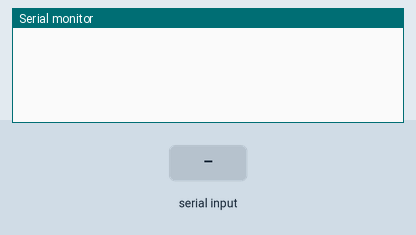
The sketch below on a simulated Arduino Mega 2560, built with avr-gcc and run on an emulated ATmega2560. On the bench: the last lines printed to the serial monitor. The inputs (shaded band) are chosen by the test bench.

Above: at 1.3 s.
1.4 s: "90,45,200\n" received over the second serial link
At 2.3 s:
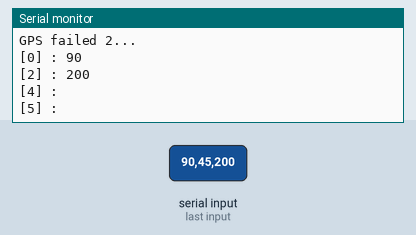
2.9 s: "30,150,10\n" received over the second serial link
At 3.4 s:
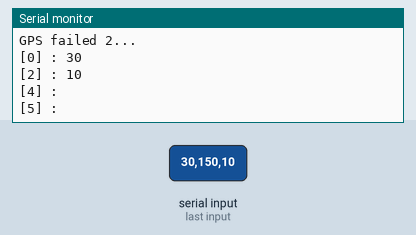
Timing chart, 0 to 5.9 s (numbered marks = the images above; inputs shaded):
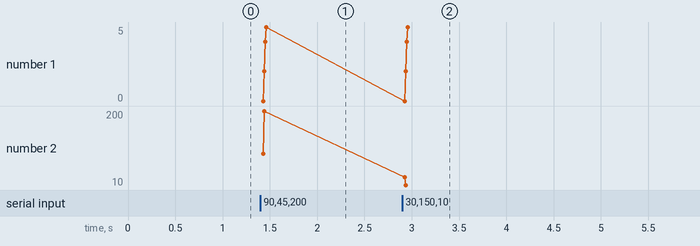

Measured:
- after the input at 1.4 s, the serial monitor: prints a new line at once (image 1)
- after the input at 2.9 s, the serial monitor: prints a new line at once (image 2)
- plotted number 2: 200 → 10 after the input at 2.9 s

The sketch:

Gps_for_main13.ino
```cpp
//##################################################
//Note 重大な個人情報が含まれてます。
//##################################################
//10 5/31整理 loop内をGetGpsData()とCalDistanceDirection()だけにした
//いずれも家の中なので精度はご愛嬌
//安田講堂(地図では(D, D)=(1602.1, 4.48286) 方向は定規で測った精度が微妙、距離はほぼほぼ正しいはず)
//Latitude = 35.436405 N, Longitude = 139.459671 Distance = 1592.276611 Direction = 4.485278
//Latitude = 35.436519, Longitude = 139.459701 Distance = 1613.998657, Direction = 4.485466
//Latitude = 35.436424, Longitude = 139.459701 Distance = 1596.763549, Direction = 4.482973
//麺や「ひだまり」の角(D, D)=(213.0, 2.44914)
//Latitude = 35.436492, Longitude = 139.459732 Distance = 211.008300, Direction = 2.472194
//11 timerいれて五秒間取れないときの処理を書いた
//12 Get_Gps_Dataに代入するのをやめた GPSをGpsに直した GetGpsData()が0,1を返すようになった
//##################################################
//##################################################

#include <math.h>			// atan2とか
//##################
#define SERIAL_BAUDRATE 9600			// シリアル通信のボーレート
//##################

//######
//##################
//Arduino Uno 用設定		下のとどちらかにすること
//#include <SoftwareSerial.h>
//SoftwareSerial g_gps(6,7);
//#define GpsSerialBegin(baudrate) g_gps.begin(baudrate)
//#define GpsSerialRead() g_gps.read()
//#define GpsSerialPrint(gpssenddata) g_gps.print(gpssenddata)
//#define GpsSerialAvailable() g_gps.available()
//##################

//##################
//Arduino Mega 用設定
#define GpsSerialBegin(baudrate) Serial1.begin(baudrate)
#define GpsSerialRead() Serial1.read()
#define GpsSerialPrint(gpssenddata) Serial1.print(gpssenddata)
#define GpsSerialAvailable() Serial1.available()
//##################
//######

const long EARTH_RADIUS = 6378137;
//##################
//目標地点座標
//										!!!!!!!!!!!!東経なら正、西経なら負にすること!!!!!!!!!!!!!!!!!!
//#define TARGET_LATITUDE 35.436867
//#define TARGET_LONGITUDE 139.461983     //dd,mmmmmm,日暮里駅東の角
//const double TARGET_LATITUDE = 35.428045;
//const double TARGET_LONGITUDE = 139.457297;   //dd,mmmmmm安田講堂塔真ん中(D, D)=(1602.1, 4.48286)
const double TARGET_LATITUDE = 35.437200;
const double TARGET_LONGITUDE = 139.458633;   //dd,mmmmmm麺や「ひだまり」の角(D, D)=(213.0, 2.44914)
//const double TARGET_LATITUDE = 35.428333;
//const double TARGET_LONGITUDE = 139.456100;   //dd,mmmmmm工学部広場丸のとこの中心(D, D)=()
//##################

// #################
// 鈴本が新たに定義
#define GPS_RAW_ARR_LENGTH 20			// Gps_Raw_Arrの長さ
#define GPS_RAW_ARR_BUF_LENGTH 20		// Gps_Raw_Arrの値の長さ

char Gps_Raw_Arr[GPS_RAW_ARR_LENGTH][GPS_RAW_ARR_BUF_LENGTH];
// ##############

//####################
//Split未実装時のGlobal変数
//char *Gps_Lat_Raw;
//char *Gps_Long_Raw;
//char *Gps_W_or_E;			//南半球対応せず
//####################

//####################
//int Get_Gps_Data = 0;			//取れたら1or取れなかったら0

double Gps_Lat;				//
double Gps_Long;			//dd.mmmmmmにすること
double Gps_Distance;			//センサと目的地間距離
double Gps_Radian;				//センサから目的地までの方位
//####################


//$$$$$$$$$$$$$$$$$$$$$$$$$$$$$$$$$$$$$$$$$$$$$$$$$$$$
//$$$$$$$$$$$$$$$$$$$$$$$$$$$$$$$$$$$$$$$$$$$$$$$$$$$$
//11以降は以下に追加

//$$$$$$$$$$$$$$$$$$$$$$$$$$$$$$$$$$$$$$$$$$$$$$$$$$$$


void setup(){
	Serial.begin(SERIAL_BAUDRATE);
	GpsSerialBegin(SERIAL_BAUDRATE);			// Serial通信の開始
	SendUnable(3);				//GPS:3.GSV,2.GSA,4.RMCの無効化
	SendUnable(2);
	SendUnable(4);
	delay(100);
}

void loop(){
	int getGpsData = 0;			//GetGpsData()の返り値保存用
	unsigned long time = millis();
	do{
		if(millis() > time + 5000) {		//これで5秒間とれなかったらループから外れる...はず
			break;
		}
		getGpsData = GetGpsData();
	}while(getGpsData != 1);
//	}while(Get_Gps_Data != 1);

//	if(Get_Gps_Data == 1){
	if(getGpsData == 1){
		Serial.print("<<GPS DATA>>\n");
		Serial.print("Latitude = ");
		Serial.print(Gps_Lat,6);
		Serial.print(", Longitude = ");
		Serial.println(Gps_Long,6);
//		Serial.print(" ");
//		Serial.println(Gps_W_or_E);
		CalDistanceDirection();					//目的地までの距離と方角計算
		Serial.print("Distance = ");
		Serial.print(Gps_Distance, 6);
		Serial.print(", Direction = ");
		Serial.println(Gps_Radian, 6);
		Serial.println();
	}
}


//#############################################
//#############################################
//不要なデータを送らないようにする datatype:0:GGA 1:GGL 2:GSA 3:GSV 4:RMC 5:VTG 6:MSS 8:ZDA
void SendUnable(int datatype){
	char c , buf[24] ;
	memset(buf,0x00,sizeof(buf)) ;
	strcat(buf,"$PSRF103,");
	buf[9] = datatype + 0x30 ;
	strcat(buf,",0,0");
	strcat(buf,",1") ;			// ChecksumEnable (チェックサムは付加する)
	c = ChecksumCalc(&buf[1]) ;			// チェックサムの計算を行う
	strcat(buf,"*") ;				// Checksum
	itoa(c,&buf[strlen(buf)],16) ;
	c = strlen(buf) ;
	buf[c] = 0x0d ;				// CR
	buf[c+1] = 0x0a ;				// LF
	GpsSerialPrint(buf);
}


//SendUnable用のチェックサム計算関数
char ChecksumCalc(char *dt){
	char ans ;
	int i , len ;
	len = strlen(dt) ;
	ans = *dt ;
	for (i=1 ; i<len ; i++) {
	dt++ ;
	ans = ans ^ *dt ;
	}
	return ans ;
}
//###########################################
//###########################################

//ターゲットと現在地の間の	距離の計算
void CalDistanceDirection(){
	double gapLat = TARGET_LATITUDE - Gps_Lat;
	double gapLong = TARGET_LONGITUDE - Gps_Long;

	double latRad = Deg2Rad( ddmm2dddd(Gps_Lat) );
	double gapLatRad = Deg2Rad( ddmm2dddd(gapLat) );
	double gapLongRad = Deg2Rad( ddmm2dddd(gapLong) );

	double gapX = EARTH_RADIUS * gapLongRad * cos(latRad);			//直交座標として計算
	double gapY = EARTH_RADIUS * gapLatRad;
	Gps_Distance = sqrt(gapX*gapX + gapY*gapY);

	Gps_Radian = NormalizeRad( atan2(gapY, gapX) );
}

double NormalizeRad(double input) {				//radianを0~2πにする
	if (input >= 0 ) {
		return input - (int)(input / (2*M_PI)) *2*PI;
	} else {
		return input + ((int)((-1*input) / (2*M_PI)) + 1)* 2*PI;
	}
}

double Deg2Rad(double deg) {			//degree→radian変換
	return deg * M_PI / 180.0;
}
double Rad2Deg(double rad) {			//radian→degree変換
	return rad * 180.0 / M_PI;
}
double ddmm2dddd(double ddmm){				//degree値、dd.mmmmmmからdd.ddddddに変換
	return (int)(ddmm) + (ddmm - (int)ddmm) / 0.6;
}

int GetGpsData(){
	//Get_Gps_Data = 0;		//最初にリセット
	char buf[256];			//受信データ用
	int count = 0;
	int gpsArrLength;

	do{
		if(GpsSerialAvailable()){
		buf[count]= GpsSerialRead();
		count++;
		}
	if(count > 250) break;
	}while(buf[count - 1] != 0x0A);				//改行コード0x0Aが来たらひとまず受信終わり
	buf[count] = '\0';			//bufにgpsデータ保存

//	Serial.print("buf : ");			//受信したbuf確認用
//	Serial.println(buf);

	gpsArrLength = Split(buf, ",");
	if (gpsArrLength == 14 && !strcmp(Gps_Raw_Arr[0], "$GPGGA")) {		// 送られてきたデータが15個で，$GPGGAならtrue
		if (strcmp(Gps_Raw_Arr[2], "NULL") && strcmp(Gps_Raw_Arr[4], "NULL") && strcmp(Gps_Raw_Arr[5], "NULL")) {
			//Get_Gps_Data = 1;
//			strcpy(Gps_Lat_Raw, Gps_Raw_Arr[2]);			// なぜかコピーできず (5/30)
//			strcpy(Gps_Long_Raw, Gps_Raw_Arr[4]);
//			strcpy(Gps_W_or_E, Gps_Raw_Arr[5]);

//			Gps_Lat =  0,01 * atof(Gps_Lat_Raw);			//char ddmm.mmmm → double dd.mmmmmm
//			Gps_Long = 0,01 * atof(Gps_Long_Raw);
			Gps_Lat = 0.01 * atof(Gps_Raw_Arr[2]);			//char ddmm.mmmm → double dd.mmmmmm
			Gps_Long = 0.01 * atof(Gps_Raw_Arr[4]);			//コピーできないので元配列から直接


			/*if (strcmp(Gps_Raw_Arr[3], "N")) {			// S だとtrue
				Gps_Lat = -1 * Gps_Lat;				//南緯の場合負の値にする  一応南緯も対応...?(笑)
			}*/
			if (strcmp(Gps_Raw_Arr[5], "E")) {			// W だとtrue
				Gps_Long = -1 * Gps_Long;				//西経の場合負の値にする
			}

			Serial.println("GPS success");

			return 1;

		} else {
			//Get_Gps_Data = 0;
			Serial.println("GPS failed 1...");

			return 0;
		}

	} else {
		//Get_Gps_Data = 0;
		Serial.println("GPS failed 2...");

		Serial.print("[0] : ");
		Serial.println(Gps_Raw_Arr[0]);
		Serial.print("[2] : ");
		Serial.println(Gps_Raw_Arr[2]);
		Serial.print("[4] : ");
		Serial.println(Gps_Raw_Arr[4]);
		Serial.print("[5] : ");
		Serial.println(Gps_Raw_Arr[5]);

		return 0;
	}

}


int Split(char *string, char *separator) {
	char *endAdress;						// 処理する文字列末尾のアドレス
	char *startAdress;						// 切り取る文字列の先頭
	char *pointer;							// 処理する位置を保持
	char splitString[100];					// 切り取った文字 文字数の上限に注意
	int count = 0;							// カウンタ
	int flag = 0;							// 処理終了のため

	endAdress = string + strlen(string);	// 文字列の末尾のポインタ．\0の位置
	startAdress = string;					// セパレーター探索スタート位置

	while(count < GPS_RAW_ARR_LENGTH) {
		pointer = strpbrk(startAdress, separator);		// セパレーターの検索 見つからなければNULL
		if (pointer == NULL) {							// セパレーターが発見できなかったらtrue
			// セパレーターが発見できなくても最後の文字列を処理する．
			if (flag) {
				break;
			}
			flag = 1;									// 次回LOOPから抜けれるように
		} else {
			*pointer = '\0';							// セパレーターをNULLに置換
			pointer++;									// 処理位置を次へ移動
//			*(pointer++) = 0;
		}

		strcpy(splitString, startAdress);				// 切り取った文字列をコピー って，まだ切り取ってないかw
		startAdress = pointer;							// 次切り取る文字列の先頭を更新

		if (!strcmp(splitString, "")) {					// strcmp 一致 → 0
			strcpy(splitString, "NULL");
		}

		//###################
		// debag用表示
//		Serial.print(count);
//		Serial.print(" : ");
//		Serial.print(splitString);
//		Serial.print("\n");
		//###################

		// GPS RAW DATA配列更新
		strcpy(Gps_Raw_Arr[count], splitString);

		count++;
//		delay(500);
	}

	return (count-1);
}

//################################################################################
//	初期の取得関数
//void GetGpsDataPrototype(){
//	if(0== strncmp("$GPGGA", buf, 6)){			//行頭を比較して緯度経度のデータ行抽出
//		if(1){			//行の文字数が少ないとき弾く。。。？？（未実装）
//			char *checkN;
//			strtok(buf,",");			//,で区切る
//			strtok(NULL,",");
//			Gps_Lat_Raw = strtok(NULL,",");
//			checkN = strtok(NULL,",");
//			if(!strcmp(checkN,"N")){
//				Gps_Long_Raw = strtok(NULL,",");
//				Gps_W_or_E = strtok(NULL,",");

//				Gps_Lat = atof(Gps_Lat_Raw);			//char→double
//				Gps_Long = atof(Gps_Long_Raw);
//
//				Gps_Lat= Gps_Lat*0.01;			//生データはddmm.mmmmなので0.01倍
//				Gps_Long = Gps_Long*0.01;
//
//				Serial.print("<<GPS DATA>>\n");
//
//				Serial.print("Latitude = ");
//				Serial.print(Gps_Lat,6);
//				Serial.print(" N, Longitude = ");
//				Serial.print(Gps_Long,6);
//				Serial.print(" ");
//				Serial.println(Gps_W_or_E);
////
//				CalDistance();
//				Serial.println(Gps_Distance);
//				Serial.println(Gps_Radian);
//			}
//		}
//	}
//}
//################################################################################
```
